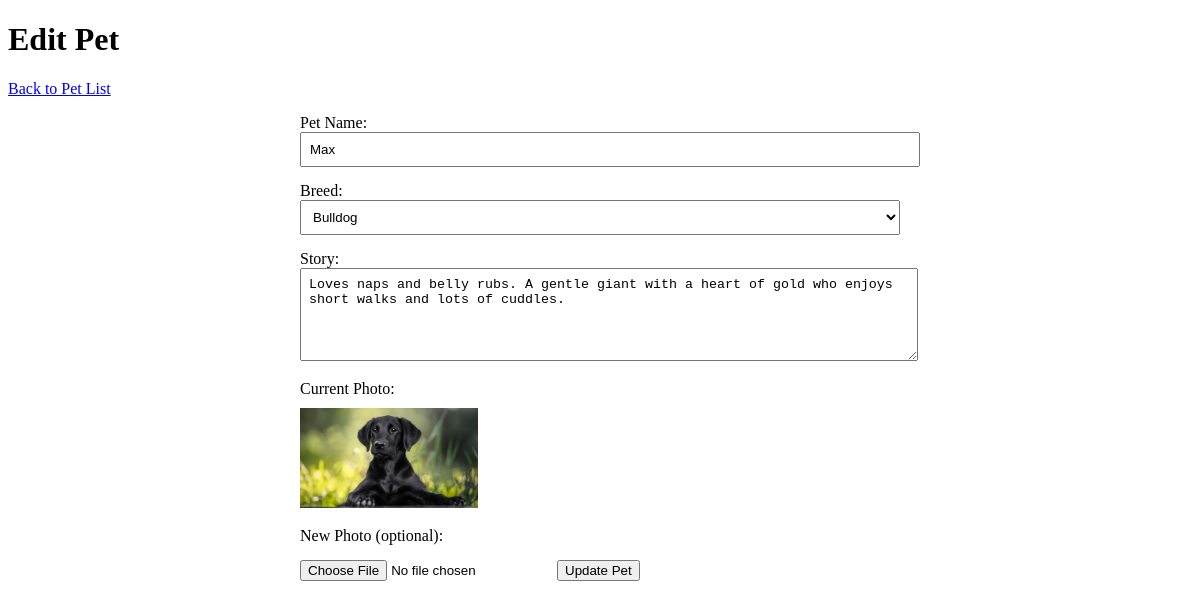
The app's page /admin/pets/edit.php?id=3 with its own data.
### tables this page shows
CREATE TABLE `pets` (
  `id` int(11) NOT NULL,
  `name` varchar(100) NOT NULL,
  `breed` varchar(100) NOT NULL,
  `story` text NOT NULL,
  `photo` varchar(255) DEFAULT NULL,
  `created_at` timestamp NOT NULL DEFAULT current_timestamp(),
  `updated_at` timestamp NOT NULL DEFAULT current_timestamp() ON UPDATE current_timestamp()
);

CREATE TABLE `breeds` (
  `id` int(11) NOT NULL,
  `breed_name` varchar(100) NOT NULL,
  `created_at` timestamp NOT NULL DEFAULT current_timestamp()
);

### db.php (called while the page is built, shortened)
<?php
function executeQuery($pdo, $sql, $params = []) {
    try {
        $stmt = $pdo->prepare($sql);
        $stmt->execute($params);
        return $stmt;
    } catch(PDOException $e) {
        error_log("Query execution failed: " . $e->getMessage());
        throw new Exception("Database operation failed");
    }
}
function getPetById($pdo, $id) {
    $sql = "SELECT * FROM pets WHERE id = ?";
    return executeQuery($pdo, $sql, [$id])->fetch();
}
function getAllBreeds($pdo) {
    $sql = "SELECT * FROM breeds ORDER BY breed_name";
    return executeQuery($pdo, $sql)->fetchAll();
}
?>

### admin/pets/edit.php (the view, shortened to what this page needs)
<?php
require_once('../../db.php');
$petId = $_GET['id'];
$pet = getPetById($pdo, $petId);
$breeds = getAllBreeds($pdo);
?>
<!DOCTYPE html>
<html lang="en">
<head>
</head>
<body>
    <h1> Edit Pet</h1>
    <p><a href="index.php"> Back to Pet List</a></p>
    <form method="POST" enctype="multipart/form-data">
        <label>Pet Name:</label>
        <input type="text" name="name" value="<?= htmlspecialchars($pet['name']) ?>" required>
        <label>Breed:</label>
        <select name="breed" required>
            <?php foreach ($breeds as $b): ?>
                <option value="<?= htmlspecialchars($b['breed_name']) ?>"
                    <?= $pet['breed'] == $b['breed_name'] ? 'selected' : '' ?>>
                    <?= htmlspecialchars($b['breed_name']) ?>
                </option>
            <?php endforeach; ?>
        </select>
        <label>Story:</label>
        <textarea name="story" rows="5" required><?= htmlspecialchars($pet['story']) ?></textarea>
        <label>Current Photo:</label>
        <?php if (!empty($pet['photo'])): ?>
            <img src="../../uploads/<?= htmlspecialchars($pet['photo']) ?>" alt="Current Photo">
        <?php else: ?>
            <em>No image</em>
        <?php endif; ?>
        <label>New Photo (optional):</label>
        <input type="file" name="photo" accept="image/*">
        <button type="submit" style="margin-top: 15px;">Update Pet</button>
    </form>
</body>
</html>

### admin/pets/edit.php (style rules this page uses)
form { max-width: 600px; margin: auto; }
label { display: block; margin-top: 15px; }
input[type="text"], textarea, select { width: 100%; padding: 8px; }
img { max-height: 100px; margin-top: 10px; }

### records on screen
pets: name "Max", breed "Bulldog", story "Loves naps and belly rubs. A gentle giant with a heart of gold who enjoys short walks and lots of cuddles.", photo (picture)
